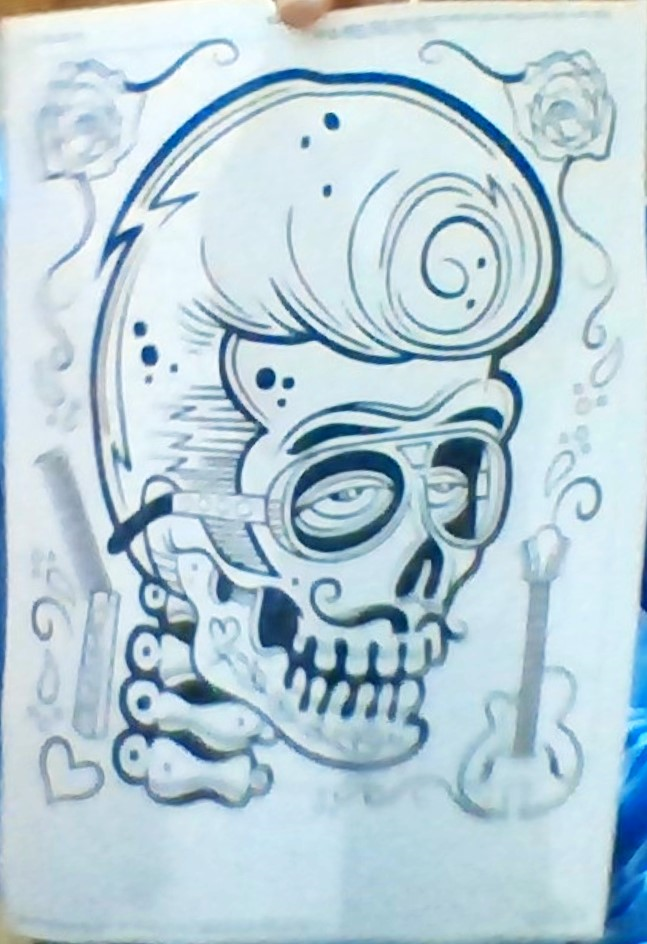
#> input picture your_image.png, 647 x 944 px
$ python pp.py
#> lines starting #> are read from the running program, lines starting #| are printed output that depends on the picture
from PIL import Image, ImageEnhance, ImageDraw
import matplotlib.pyplot as plt

# Load the original image
image_path = "your_image.png"  # Replace with your image file name
original_image = Image.open(image_path).convert("RGBA")

# Enhance contrast and brightness
enhancer = ImageEnhance.Contrast(original_image)
image_contrasted = enhancer.enhance(1.3)
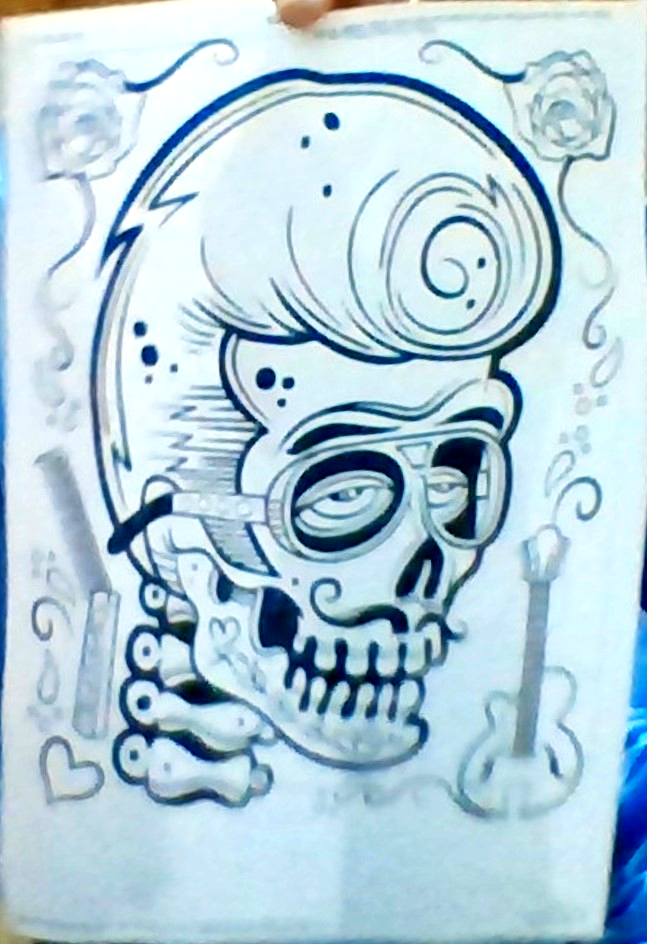
#> image_contrasted: PIL image 647x944 RGBA; mean R, G, B, A 179.4, 207.1, 219.6, 255
enhancer = ImageEnhance.Brightness(image_contrasted)
image_brightened = enhancer.enhance(1.2)
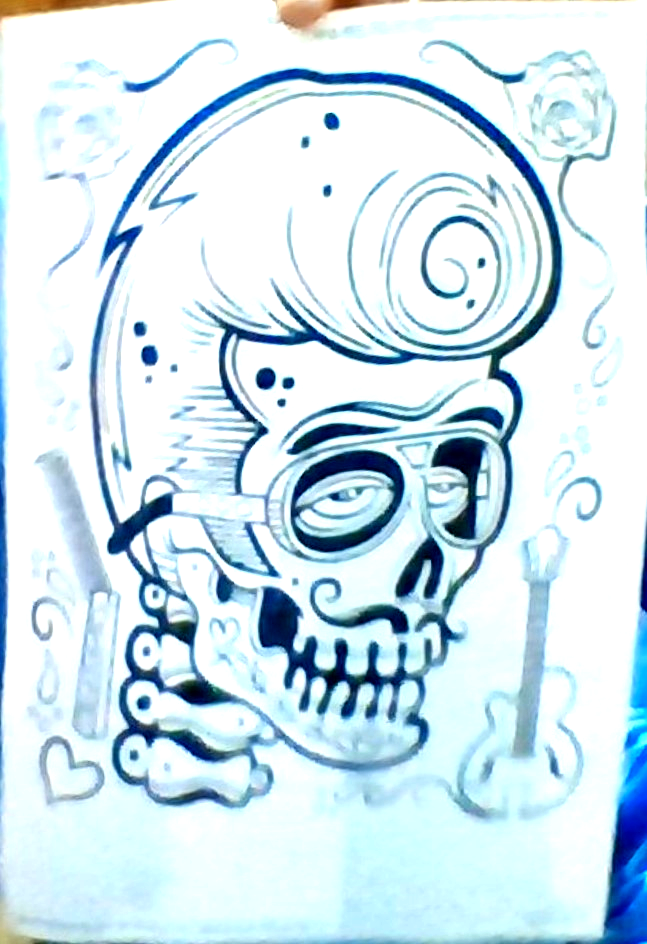
#> image_brightened: PIL image 647x944 RGBA; mean R, G, B, A 208, 228, 236.6, 255

# Create a new layer to draw colors
colored_layer = Image.new("RGBA", original_image.size)
#> colored_layer: PIL image 647x944 RGBA; every value is 0
draw = ImageDraw.Draw(colored_layer)

# Add some fun colors to different zones
draw.ellipse((120, 50, 280, 210), fill=(0, 0, 0, 120))  # Hair
draw.rectangle((140, 180, 240, 220), fill=(255, 0, 0, 120))  # Glasses
draw.rectangle((170, 250, 260, 400), fill=(220, 220, 220, 100))  # Skull base
draw.ellipse((40, 30, 100, 90), fill=(255, 105, 180, 100))  # Left rose
draw.ellipse((300, 30, 360, 90), fill=(186, 85, 211, 100))  # Right rose
draw.rectangle((260, 320, 300, 400), fill=(139, 69, 19, 120))  # Guitar body

# Combine the image and the color layer
colored_image = Image.alpha_composite(image_brightened, colored_layer)
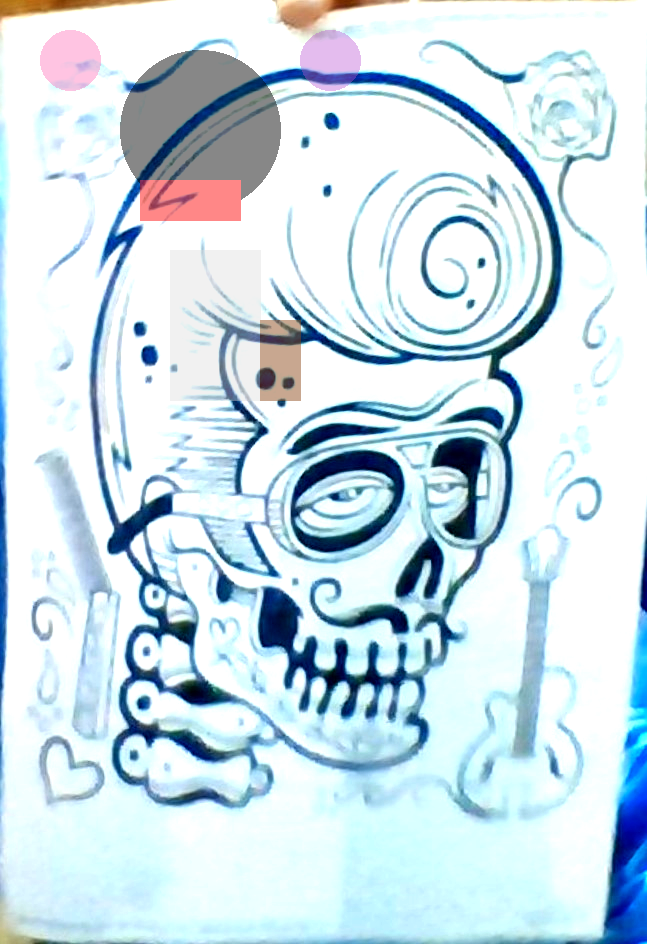
#> colored_image: PIL image 647x944 RGBA; mean R, G, B, A 205, 223, 231.6, 255

# Show the final result
plt.figure(figsize=(8, 10))
plt.imshow(colored_image)
plt.axis("off")
plt.title("Digitally Colored Drawing")
plt.show()
